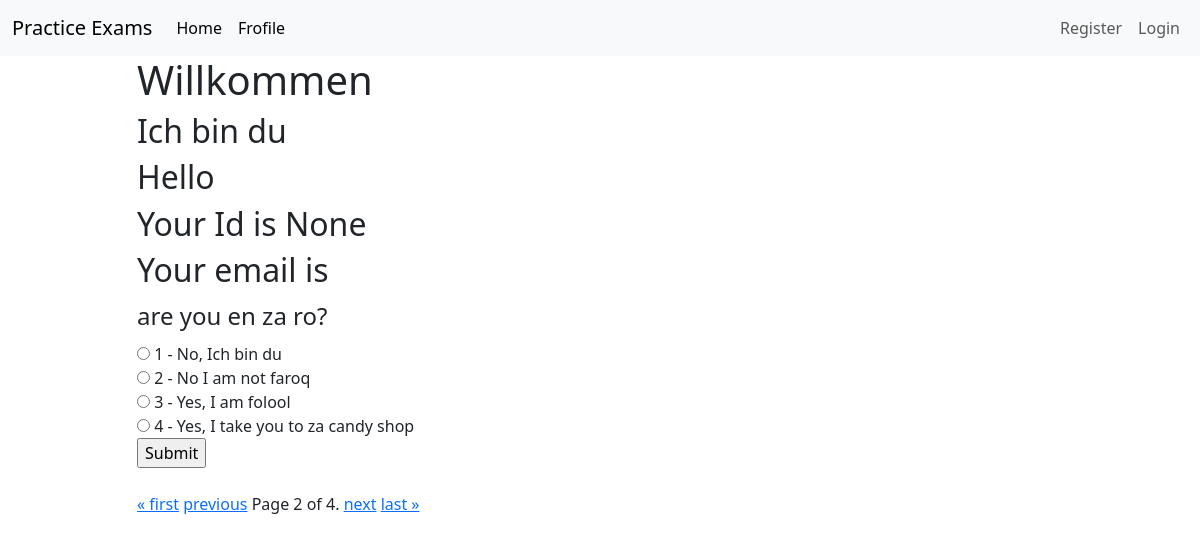
The app's page /profile?page=2 with its own data.
### exams/models.py (models this page shows, shortened)
class Question(models.Model):
    text = models.CharField(max_length=255)

class Choice(models.Model):
    question = models.ForeignKey(Question, on_delete=models.CASCADE)
    text = models.CharField(max_length=255)
    is_correct = models.BooleanField(default=False)

### exams/views.py (the view, shortened to what this page needs)
# urls.py: path("profile", views.profile, name="profile"),
def profile(request):
    questions = Question.objects.all()
    paginator = Paginator(questions, 1)
    page_number = request.GET.get("page")
    page_obj = paginator.get_page(page_number)
    return render(request, "exams/profile.html", {
        "message": "Ich bin du",
        "question": questions,
        "page_obj": page_obj
    })

### exams/templates/exams/profile.html (shortened to what this page needs)
{% extends 'exams/layout.html'%}
{%block body%}
<h1>
    Willkommen
</h1>
<h2>{{message}}</h2>
<h2>Hello {{user.username}}</h2>
<h2>Your Id is {{user.id}}</h2>
<h2>Your email is {{user.email}}</h2>
{% for question in page_obj %}
    <form action="{% url 'profile' %}" method="POST">
        <fieldset>
            <legend>{{ question.text }}</legend>
            {% for choice in question.choice_set.all %}
                <div>
                    <input type="radio" id="choice{{ forloop.counter }}" name="question_{{ question.id }}"
                           value="{{ choice.id }}"
                    >
                    <label for="choice{{ forloop.counter }}">{{ forloop.counter }} - {{ choice.text }}</label>
                </div>
            {% endfor %}
        </fieldset>
        <input type="submit" value="Submit">
    </form>
    <br>
{% endfor %}
<div class="pagination">
    <span class="step-links">
        {% if page_obj.has_previous %}
        <a href="?page=1">&laquo; first</a>
        <a href="?page={{ page_obj.previous_page_number }}">previous</a>
        {% endif %}
        <span class="current">
            Page {{ page_obj.number }} of {{ page_obj.paginator.num_pages }}.
        </span>
        {% if page_obj.has_next %}
        <a href="?page={{ page_obj.next_page_number }}">next</a>
        <a href="?page={{ page_obj.paginator.num_pages }}">last &raquo;</a>
        {% endif %}
    </span>
</div>
{%endblock%}

### records on screen
Question: text "are you en za ro?"
Choice: text "No, Ich bin du"
Choice: text "No I am not faroq"
Choice: text "Yes, I am folool"
Choice: text "Yes, I take you to za candy shop"

### other values on screen
{{ message }} "Ich bin du"
{{ user.id }} "None"
{{ page_obj.number }} "2"
{{ page_obj.paginator.num_pages }} "4"
